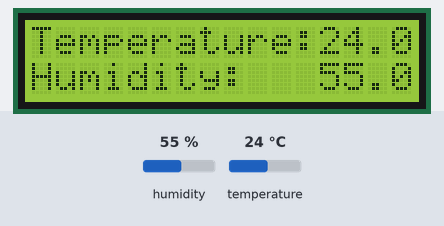
Simulated run of this program. Board: Arduino Uno, built with avr-gcc and run on an emulated ATmega328P. Shown: 16×2 character LCD. Inputs (shaded band) come from the test bench; at power-on: humidity 55 %, temperature 24 °C. What the program prints to the serial monitor is not drawn.

Above: at 1.2 s.
1.3 s: humidity set to 22 %
At 3.0 s:
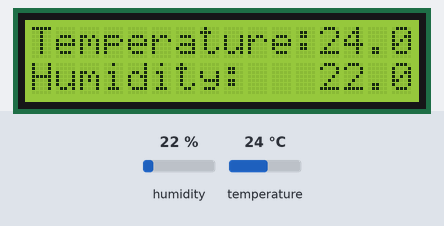
4.0 s: temperature set to 12 °C
At 4.4 s:
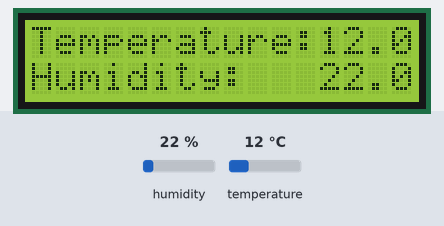
6.7 s: humidity set to 40 %
At 8.5 s:
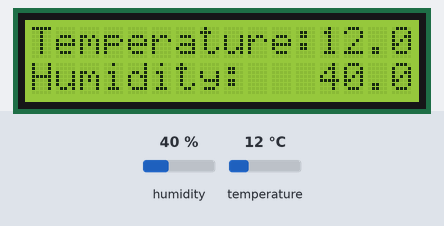
9.7 s: temperature set to 19 °C
At 11.2 s:
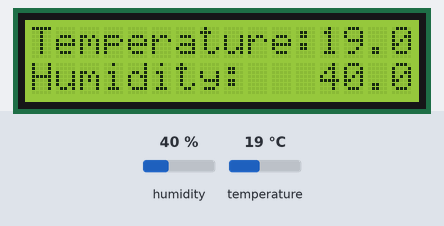
Timing chart, 0 to 12.7 s (numbered marks = the images above; inputs shaded):
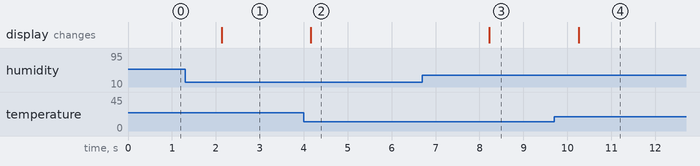

The program:

main.cpp
```cpp
#include <Arduino.h>
#include <DHT.h>
#include <Wire.h>
#include <LiquidCrystal_I2C.h>

#define DHTPIN 2
#define DHTTYPE DHT22

DHT dht(DHTPIN, DHTTYPE);
LiquidCrystal_I2C lcd(0x27, 16, 2);

void setup() {

  Serial.begin(9600);
  dht.begin();
  lcd.init();
  lcd.backlight();
  lcd.setCursor(0, 0);
  lcd.print("Temperature:");
  lcd.setCursor(0, 1);
  lcd.print("Humidity:");
}

void loop() {
  float temperature = dht.readTemperature();
  float humidity = dht.readHumidity();
  Serial.print("Temperature: ");
  Serial.print(temperature);
  Serial.print(" °C, Humidity: ");
  Serial.print(humidity);
  Serial.println(" %");
  lcd.setCursor(12, 0);
  lcd.print(temperature);
  lcd.setCursor(12, 1);
  lcd.print(humidity);
  delay(1000);
}
```

Measured:
- after the input at 1.3 s, the display: changes after 0.83 s (image 1)
- after the input at 4.0 s, the display: changes after 0.16 s (image 2)
- after the input at 6.7 s, the display: changes after 1.5 s (image 3)
- after the input at 9.7 s, the display: changes after 0.56 s (image 4)
